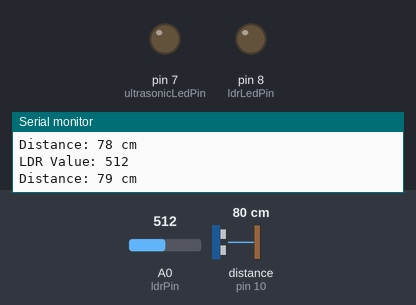
Recording of a sketch running on a simulated Arduino Uno, built with avr-gcc and run on an emulated ATmega328P. On the bench: output pins drawn as LEDs (lit = HIGH), the last lines printed to the serial monitor. Wiring (inferred from the names in the program): ultrasonic range finder: trigger pin 9; echo pin 10. The test bench sets the inputs (shaded band); at power-on: distance to the obstacle (sensor on pin 10) 80 cm, A0 (ldrPin) = 512. The echo pulse lasts 58.3 µs per cm; pins used as bus, display or sensor lines are not drawn.

Above: at 2.8 s.
2.9 s: distance to the obstacle (sensor on pin 10) set to 22 cm
5.6 s: distance to the obstacle (sensor on pin 10) set to 18 cm
At 6.9 s:
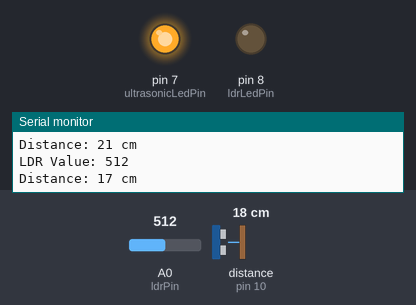
8.3 s: A0 (ldrPin) set to 484
At 11.2 s:
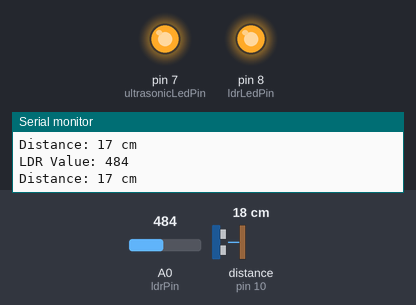
11.5 s: distance to the obstacle (sensor on pin 10) set to 35 cm
At 12.9 s:
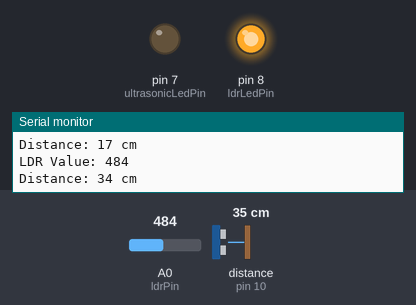
14.2 s: distance to the obstacle (sensor on pin 10) set to 2 cm
At 17.2 s:
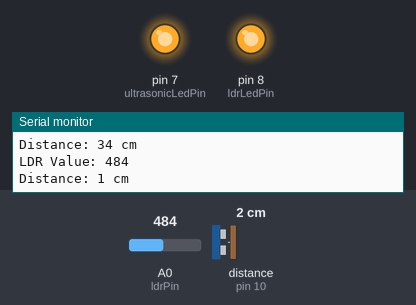
17.5 s: distance to the obstacle (sensor on pin 10) set to 60 cm
At 19.0 s:
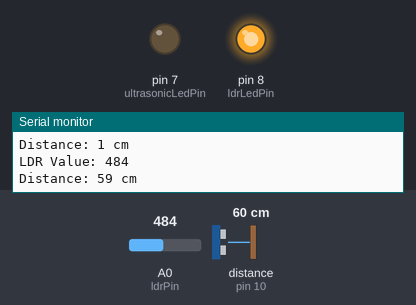
Timing chart, 0 to 20.5 s (numbered marks = the images above; inputs shaded):
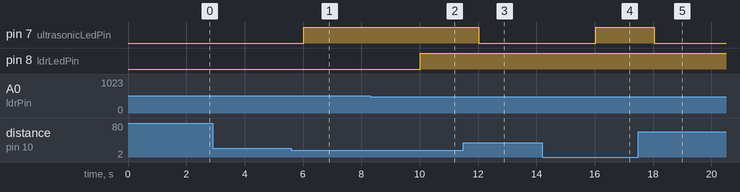

The sketch:

SERVO.ino
```cpp
// Pins
const int ldrPin = A0;           // LDR analog pin
const int ldrLedPin = 8;         // LED controlled by LDR

const int trigPin = 9;           // Ultrasonic trigger pin
const int echoPin = 10;          // Ultrasonic echo pin
const int ultrasonicLedPin = 7;  // LED controlled by ultrasonic sensor

// Thresholds
const int ldrThreshold = 500;    // Adjust based on light conditions (0-1023)
const long distanceThreshold = 20; // Distance in cm to trigger ultrasonic LED

bool ldrLedState = false; // Track LDR LED state

void setup() {
  Serial.begin(9600);

  pinMode(ldrLedPin, OUTPUT);
  pinMode(trigPin, OUTPUT);
  pinMode(echoPin, INPUT);
  pinMode(ultrasonicLedPin, OUTPUT);
}

void loop() {
  // ----- Section 1: LDR sensor controlling LED -----
  int ldrValue = analogRead(ldrPin);
  Serial.print("LDR Value: ");
  Serial.println(ldrValue);

  if (ldrValue < ldrThreshold) {
    ldrLedState = true; // Once dark, set state to true
  }
  /*else{
    ldrLedState = false;
  }*/

  // Keep LED ON once it has turned on
  digitalWrite(ldrLedPin, ldrLedState ? HIGH : LOW);

  // ----- Section 2: Ultrasonic sensor controlling another LED -----
  long duration, distance;

  digitalWrite(trigPin, LOW);
  delayMicroseconds(2);

  digitalWrite(trigPin, HIGH);
  delayMicroseconds(10);
  digitalWrite(trigPin, LOW);

  duration = pulseIn(echoPin, HIGH);
  distance = duration * 0.034 / 2;

  Serial.print("Distance: ");
  Serial.print(distance);
  Serial.println(" cm");

  if (distance > 0 && distance < distanceThreshold) {
    digitalWrite(ultrasonicLedPin, HIGH); // Object is close, turn LED ON
  } else {
    digitalWrite(ultrasonicLedPin, LOW);  // No close object, turn LED OFF
  }

  delay(2000);
}
```

Measured:
- the behaviour switches between 21 and 20 cm on distance to the obstacle (sensor on pin 10) (found by bisection; images 0 and 1)
- the behaviour switches between 500 and 499 on A0 (ldrPin) (found by bisection; images 1 and 2)
- after the input at 5.6 s, pin 7 (ultrasonicLedPin): LOW → HIGH after 0.42 s
- after the input at 8.3 s, pin 8 (ldrLedPin): LOW → HIGH after 1.7 s
- after the input at 11.5 s, pin 7 (ultrasonicLedPin): HIGH → LOW after 0.52 s
- after the input at 14.2 s, pin 7 (ultrasonicLedPin): LOW → HIGH after 1.8 s
- after the input at 17.5 s, pin 7 (ultrasonicLedPin): HIGH → LOW after 0.53 s
